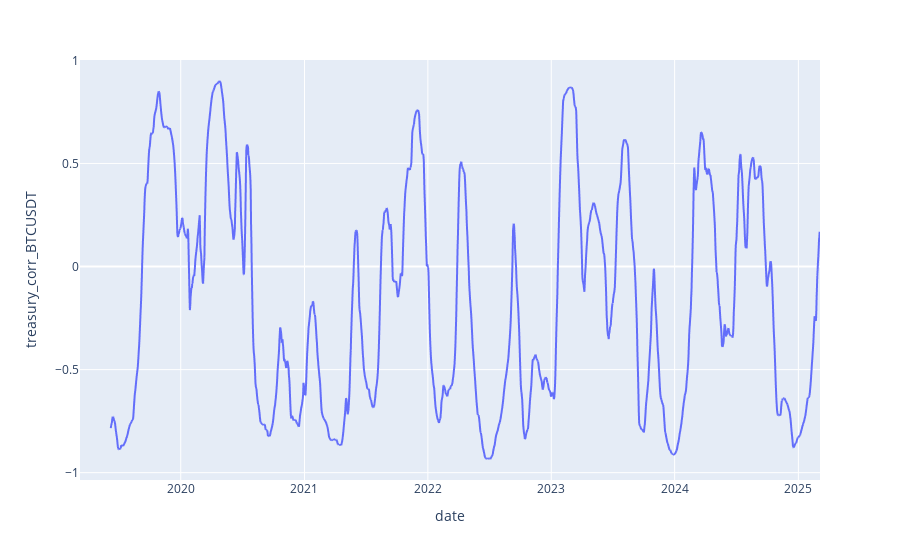

The code cell stored with this chart in its notebook:
### Code cell
px.line(treasury_corr, x='date', y='treasury_corr_BTCUSDT')

### Figure 1 — Plotly figure (JSON) as saved in the notebook; plotly's stock layout.template omitted (floating-point values rounded to 4 significant figures; data arrays with more than 128 entries replaced by an {"elided": "..."} marker saying what was removed)
{"data": [{"hovertemplate": "date=%{x}<br>treasury_corr_BTCUSDT=%{y}<extra></extra>", "legendgroup": "", "line": {"color": "#636efa", "dash": "solid"}, "marker": {"symbol": "circle"}, "mode": "lines", "name": "", "showlegend": false, "type": "scattergl", "x": {"elided": "2190 str values"}, "xaxis": "x", "y": {"elided": "2190 float values"}, "yaxis": "y"}], "layout": {"legend": {"tracegroupgap": 0}, "margin": {"t": 60}, "xaxis": {"anchor": "y", "domain": [0, 1], "title": {"text": "date"}}, "yaxis": {"anchor": "x", "domain": [0, 1], "title": {"text": "treasury_corr_BTCUSDT"}}}}
